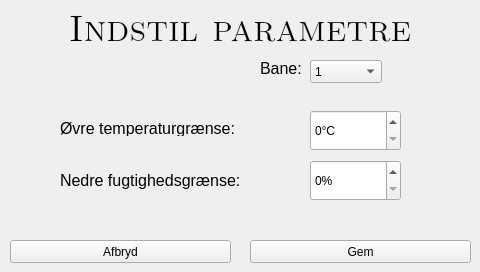
<?xml version="1.0" encoding="UTF-8"?>
<ui version="4.0">
 <class>winAddRemovePar</class>
 <widget class="QWidget" name="winAddRemovePar">
  <property name="geometry">
   <rect>
    <x>0</x>
    <y>0</y>
    <width>480</width>
    <height>272</height>
   </rect>
  </property>
  <property name="minimumSize">
   <size>
    <width>480</width>
    <height>272</height>
   </size>
  </property>
  <property name="maximumSize">
   <size>
    <width>480</width>
    <height>272</height>
   </size>
  </property>
  <property name="windowTitle">
   <string>Form</string>
  </property>
  <widget class="QLabel" name="lTemp">
   <property name="geometry">
    <rect>
     <x>60</x>
     <y>120</y>
     <width>231</width>
     <height>16</height>
    </rect>
   </property>
   <property name="font">
    <font>
     <pointsize>12</pointsize>
    </font>
   </property>
   <property name="text">
    <string>Øvre temperaturgrænse:</string>
   </property>
  </widget>
  <widget class="QPushButton" name="bAbort">
   <property name="geometry">
    <rect>
     <x>10</x>
     <y>240</y>
     <width>221</width>
     <height>23</height>
    </rect>
   </property>
   <property name="text">
    <string>Afbryd</string>
   </property>
  </widget>
  <widget class="QSpinBox" name="sbTemp">
   <property name="geometry">
    <rect>
     <x>310</x>
     <y>110</y>
     <width>91</width>
     <height>41</height>
    </rect>
   </property>
   <property name="suffix">
    <string>°C</string>
   </property>
  </widget>
  <widget class="QLabel" name="lHumi">
   <property name="geometry">
    <rect>
     <x>60</x>
     <y>170</y>
     <width>231</width>
     <height>20</height>
    </rect>
   </property>
   <property name="font">
    <font>
     <pointsize>12</pointsize>
    </font>
   </property>
   <property name="text">
    <string>Nedre fugtighedsgrænse:</string>
   </property>
  </widget>
  <widget class="QSpinBox" name="sbHumi">
   <property name="geometry">
    <rect>
     <x>310</x>
     <y>160</y>
     <width>91</width>
     <height>41</height>
    </rect>
   </property>
   <property name="suffix">
    <string>%</string>
   </property>
   <property name="prefix">
    <string/>
   </property>
  </widget>
  <widget class="QLabel" name="lHead">
   <property name="enabled">
    <bool>true</bool>
   </property>
   <property name="geometry">
    <rect>
     <x>0</x>
     <y>0</y>
     <width>480</width>
     <height>51</height>
    </rect>
   </property>
   <property name="font">
    <font>
     <family>Latin Modern Roman Caps</family>
     <pointsize>28</pointsize>
     <underline>false</underline>
    </font>
   </property>
   <property name="text">
    <string>Indstil parametre</string>
   </property>
   <property name="textFormat">
    <enum>Qt::AutoText</enum>
   </property>
   <property name="scaledContents">
    <bool>false</bool>
   </property>
   <property name="alignment">
    <set>Qt::AlignCenter</set>
   </property>
  </widget>
  <widget class="QPushButton" name="bSave">
   <property name="geometry">
    <rect>
     <x>250</x>
     <y>240</y>
     <width>221</width>
     <height>23</height>
    </rect>
   </property>
   <property name="text">
    <string>Gem</string>
   </property>
  </widget>
  <widget class="QLabel" name="lTemp_2">
   <property name="geometry">
    <rect>
     <x>260</x>
     <y>60</y>
     <width>51</width>
     <height>16</height>
    </rect>
   </property>
   <property name="font">
    <font>
     <pointsize>12</pointsize>
    </font>
   </property>
   <property name="text">
    <string>Bane:</string>
   </property>
  </widget>
  <widget class="QComboBox" name="cbBane">
   <property name="geometry">
    <rect>
     <x>310</x>
     <y>60</y>
     <width>72</width>
     <height>23</height>
    </rect>
   </property>
   <item>
    <property name="text">
     <string>1</string>
    </property>
   </item>
   <item>
    <property name="text">
     <string>2</string>
    </property>
   </item>
   <item>
    <property name="text">
     <string>3</string>
    </property>
   </item>
   <item>
    <property name="text">
     <string>4</string>
    </property>
   </item>
   <item>
    <property name="text">
     <string>5</string>
    </property>
   </item>
   <item>
    <property name="text">
     <string>6</string>
    </property>
   </item>
   <item>
    <property name="text">
     <string>7</string>
    </property>
   </item>
   <item>
    <property name="text">
     <string>8</string>
    </property>
   </item>
   <item>
    <property name="text">
     <string>9</string>
    </property>
   </item>
   <item>
    <property name="text">
     <string>10</string>
    </property>
   </item>
   <item>
    <property name="text">
     <string>11</string>
    </property>
   </item>
   <item>
    <property name="text">
     <string>12</string>
    </property>
   </item>
   <item>
    <property name="text">
     <string>13</string>
    </property>
   </item>
   <item>
    <property name="text">
     <string>14</string>
    </property>
   </item>
   <item>
    <property name="text">
     <string>15</string>
    </property>
   </item>
   <item>
    <property name="text">
     <string>16</string>
    </property>
   </item>
   <item>
    <property name="text">
     <string>17</string>
    </property>
   </item>
   <item>
    <property name="text">
     <string>18</string>
    </property>
   </item>
  </widget>
 </widget>
 <resources/>
 <connections/>
</ui>
